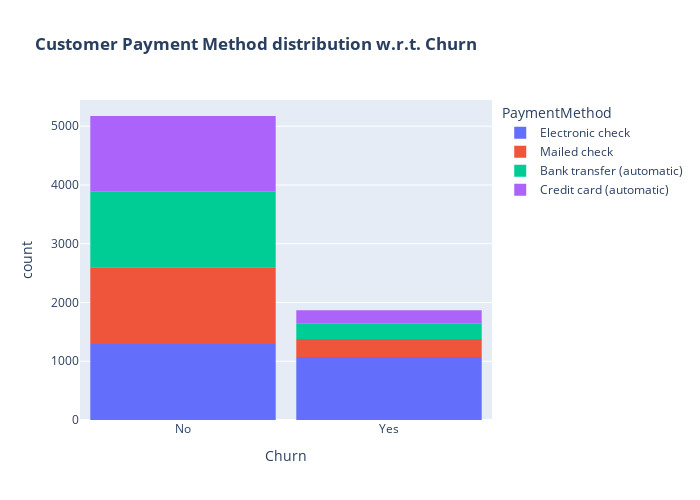

Notebook code for this chart:
### Code cell
fig = px.histogram(df, x="Churn", color="PaymentMethod", title="<b>Customer Payment Method distribution w.r.t. Churn</b>")
fig.update_layout(width=700, height=500, bargap=0.1)
fig.show()

### Figure 1 — Plotly figure (JSON) as saved in the notebook; plotly's stock layout.template omitted (floating-point values rounded to 4 significant figures; data arrays with more than 128 entries replaced by an {"elided": "..."} marker saying what was removed)
{"data": [{"alignmentgroup": "True", "bingroup": "x", "hovertemplate": "PaymentMethod=Electronic check<br>Churn=%{x}<br>count=%{y}<extra></extra>", "legendgroup": "Electronic check", "marker": {"color": "#636efa", "pattern": {"shape": ""}}, "name": "Electronic check", "offsetgroup": "Electronic check", "orientation": "v", "showlegend": true, "type": "histogram", "x": {"elided": "2365 str values"}, "xaxis": "x", "yaxis": "y"}, {"alignmentgroup": "True", "bingroup": "x", "hovertemplate": "PaymentMethod=Mailed check<br>Churn=%{x}<br>count=%{y}<extra></extra>", "legendgroup": "Mailed check", "marker": {"color": "#EF553B", "pattern": {"shape": ""}}, "name": "Mailed check", "offsetgroup": "Mailed check", "orientation": "v", "showlegend": true, "type": "histogram", "x": {"elided": "1612 str values"}, "xaxis": "x", "yaxis": "y"}, {"alignmentgroup": "True", "bingroup": "x", "hovertemplate": "PaymentMethod=Bank transfer (automatic)<br>Churn=%{x}<br>count=%{y}<extra></extra>", "legendgroup": "Bank transfer (automatic)", "marker": {"color": "#00cc96", "pattern": {"shape": ""}}, "name": "Bank transfer (automatic)", "offsetgroup": "Bank transfer (automatic)", "orientation": "v", "showlegend": true, "type": "histogram", "x": {"elided": "1544 str values"}, "xaxis": "x", "yaxis": "y"}, {"alignmentgroup": "True", "bingroup": "x", "hovertemplate": "PaymentMethod=Credit card (automatic)<br>Churn=%{x}<br>count=%{y}<extra></extra>", "legendgroup": "Credit card (automatic)", "marker": {"color": "#ab63fa", "pattern": {"shape": ""}}, "name": "Credit card (automatic)", "offsetgroup": "Credit card (automatic)", "orientation": "v", "showlegend": true, "type": "histogram", "x": {"elided": "1522 str values"}, "xaxis": "x", "yaxis": "y"}], "layout": {"bargap": 0.1, "barmode": "relative", "height": 500, "legend": {"title": {"text": "PaymentMethod"}, "tracegroupgap": 0}, "title": {"text": "<b>Customer Payment Method distribution w.r.t. Churn</b>"}, "width": 700, "xaxis": {"anchor": "y", "autorange": true, "domain": [0, 1], "range": [-0.5, 1.5], "title": {"text": "Churn"}, "type": "category"}, "yaxis": {"anchor": "x", "autorange": true, "domain": [0, 1], "range": [0, 5446.0], "title": {"text": "count"}}}}
